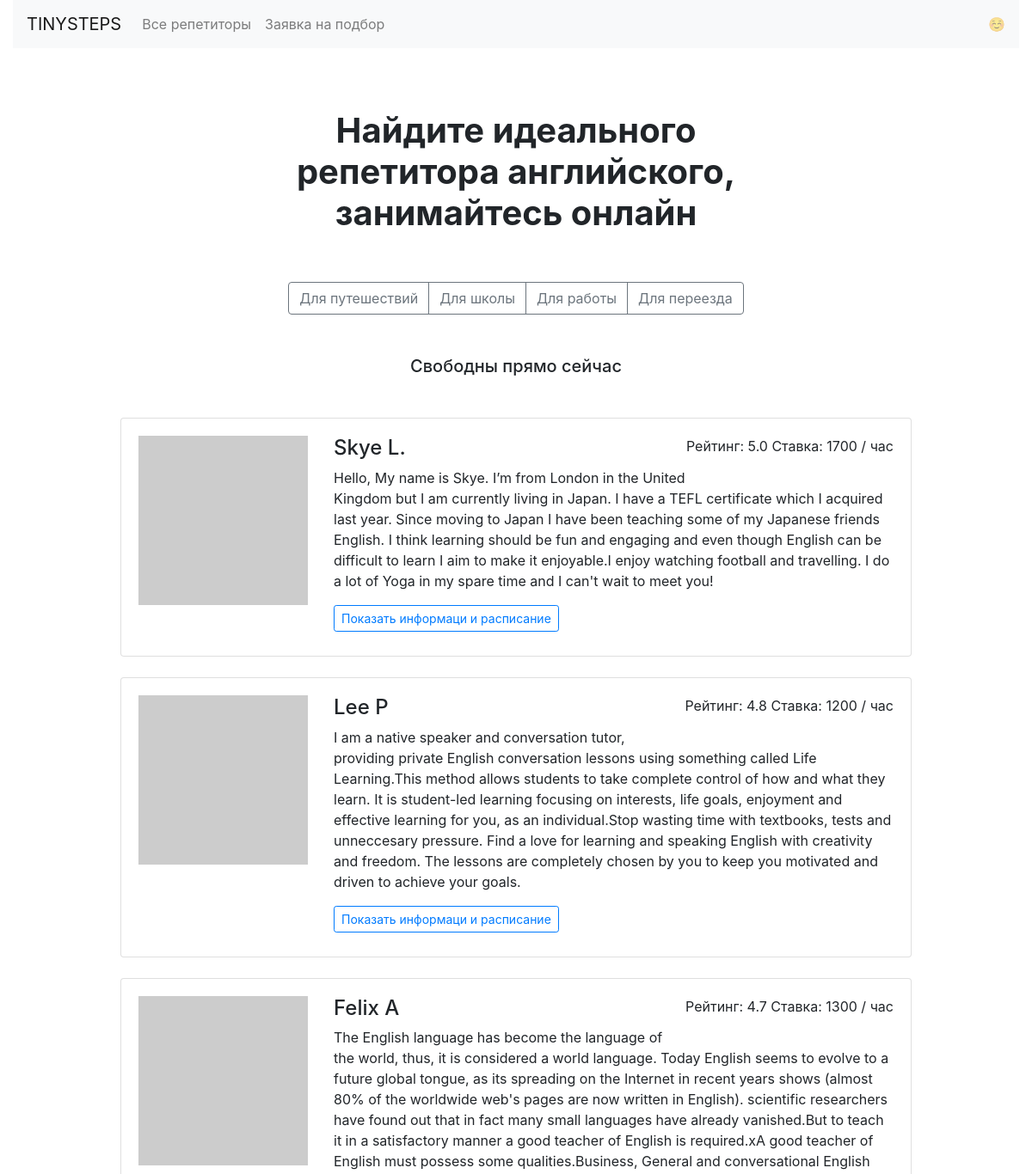
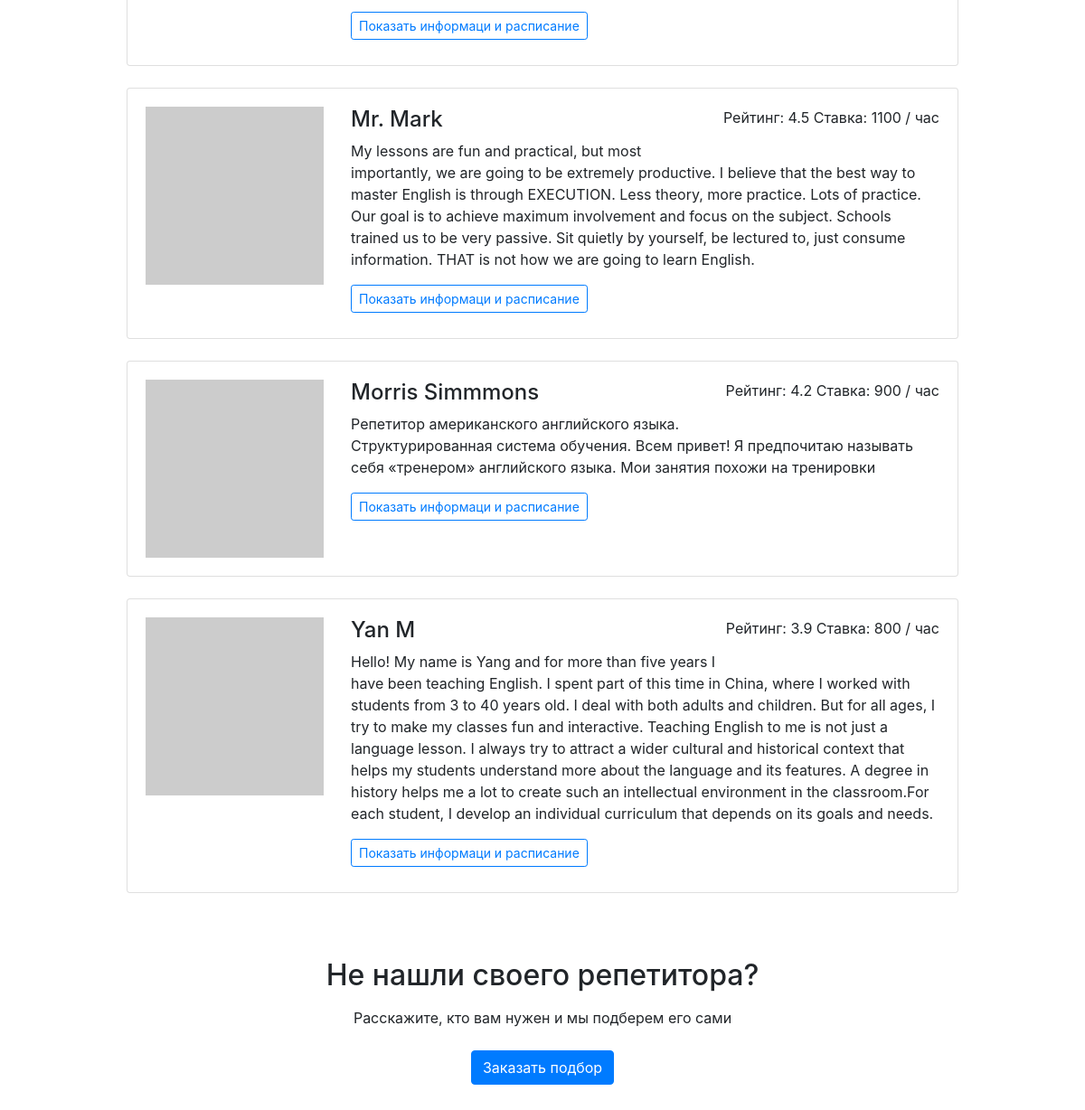
The page / on the database its author committed (2 pictures, top to bottom).
### models.py (models this page shows, shortened)
class Teachers(db.Model):
    __tablename__ = 'teachers'
    id = db.Column(db.Integer, primary_key=True)
    name = db.Column(db.String(40), nullable=False)
    about = db.Column(db.Text, nullable=False)
    goals = db.Column(db.String(64), nullable=False)
    picture = db.Column(db.String(64), nullable=False)
    rating = db.Column(db.Float, nullable=False)
    price = db.Column(db.Integer, nullable=False)
    schedule = db.Column(db.Text, nullable=False)
    students = db.relationship('Bookings', backref='teacher', lazy='dynamic')

### app.py (the view)
@app.route('/')
def main():
    teachers = Teachers.query.order_by(Teachers.rating.desc()).group_by(Teachers.price).limit(6)
    return render_template("index.html", teachers=teachers)

### app.py (called while the page is built)
@app.context_processor
def schedule():
    def _schedule(hour, day):
        bool_hour = []
        for key in day.keys():
            bool_hour.append({key: day[key][hour]})
        return bool_hour
    return dict(schedule=_schedule)

### templates/index.html
{% extends 'base.html' %}
{% block body %}
  <main class="container mt-3 mb-5">
    <section>
    <h1 class="h1 text-center mx-auto mt-4 py-5"><strong>Найдите идеального <br>репетитора английского, <br>занимайтесь онлайн</strong></h1>
    <div class="text-center mb-5">
      <div class="btn-group mx-auto mb-0" role="group" aria-label="Basic example">
        <a href="goals/travel" class="btn btn-outline-secondary">Для путешествий</a>
        <a href="goals/study" class="btn btn-outline-secondary">Для школы</a>
        <a href="goals/work" class="btn btn-outline-secondary">Для работы</a>
        <a href="goals/relocate" class="btn btn-outline-secondary">Для переезда</a>
      </div>
    </div>
    <h2 class="h5 text-center mb-5">Свободны прямо сейчас</h2>
    <div class="row">
      <div class="col-12 col-lg-10 offset-lg-1 m-auto">
        {% for teacher in teachers %}
        <div class="card mb-4">
          <div class="card-body">
            <div class="row">
              <div class="col-3"><img src="{{ teacher.picture }}" class="img-fluid" alt=""></div>
              <div class="col-9">
                <p class="float-right">Рейтинг: {{ teacher.rating }} Ставка: {{ teacher.price }} / час</p>
                <h2 class="h4">{{ teacher.name }}</h2>
                <p>{{ teacher.about }}</p>
                <a href="profiles/{{ teacher.id }}" class="btn btn-outline-primary btn-sm mr-3 mb-2">Показать информаци и расписание</a>
              </div>
            </div>
          </div>
        </div>
        {% endfor %}
      </div>
    </div>
    <h2 class="text-center mt-5 mb-3">Не нашли своего репетитора?</h2>
    <p class="text-center mb-4">Расскажите, кто вам нужен и мы подберем его сами</p>
    <div class="text-center pb-5">
        <a href="/request" class="btn btn-primary">Заказать подбор</a>
    </div>
  </main>
{% endblock %}

### templates/base.html (shortened to what this page needs)
<!DOCTYPE html>
<html lang="ru">
<head>
  <link rel="stylesheet" href="https://stackpath.bootstrapcdn.com/bootstrap/4.3.1/css/bootstrap.min.css">
</head>
<header class="container-fluid">
  <nav class="navbar navbar-expand-lg navbar-light bg-light">
    <a class="navbar-brand" href="/">TINYSTEPS</a>
    <div class="collapse navbar-collapse" id="navbarNav">
      <ul class="navbar-nav">
        <li class="nav-item">
          <a class="nav-link {% if 'all' in request.path %} active {% endif %}" href="/all">Все репетиторы</a>
        </li>
        <li class="nav-item">
          <a class="nav-link {% if 'request' in request.path %} active {% endif %}" href="/request">Заявка на подбор</a>
        </li>
      </ul>
    </div>
    <span class="navbar-text d-sm-none d-lg-block">
      ☺️
    </span>
  </nav>
</header>
<body>
{% block body %}{% endblock %}
</body>
</html>

### rows shown on the page
Teachers: rating "5.0", price "1700", name "Skye L.", about "Hello, My name is Skye. I’m from London in the United Kingdom but I am currently living in Japan. I have a TEFL certificate which I acquired last year. Since moving to Japan I have been teaching some of my Japanese friends English. I think learning should be fun and engaging and even though English can be difficult to learn I aim to make it enjoyable.I enjoy watching football and travelling. I do a lot of Yoga in my spare time and I can't wait to meet you!"
Teachers: rating "4.8", price "1200", name "Lee P", about "I am a native speaker and conversation tutor, providing private English conversation lessons using something called Life Learning.This method allows students to take complete control of how and what they learn. It is student-led learning focusing on interests, life goals, enjoyment and effective learning for you, as an individual.Stop wasting time with textbooks, tests and unneccesary pressure. Find a love for learning and speaking English with creativity and freedom. The lessons are completely chosen by you to keep you motivated and driven to achieve your goals."
Teachers: rating "4.7", price "1300", name "Felix A", about "The English language has become the language of the world, thus, it is considered a world language. Today English seems to evolve to a future global tongue, as its spreading on the Internet in recent years shows (almost 80% of the worldwide web's pages are now written in English). scientific researchers have found out that in fact many small languages have already vanished.But to teach it in a satisfactory manner a good teacher of English is required.xA good teacher of English must possess some qualities.Business, General and conversational English"
Teachers: rating "4.5", price "1100", name "Mr. Mark", about "My lessons are fun and practical, but most importantly, we are going to be extremely productive. I believe that the best way to master English is through EXECUTION. Less theory, more practice. Lots of practice. Our goal is to achieve maximum involvement and focus on the subject. Schools trained us to be very passive. Sit quietly by yourself, be lectured to, just consume information. THAT is not how we are going to learn English."
Teachers: rating "4.2", price "900", name "Morris Simmmons", about "Репетитор американского английского языка. Структурированная система обучения. Всем привет! Я предпочитаю называть себя «тренером» английского языка. Мои занятия похожи на тренировки"
Teachers: rating "3.9", price "800", name "Yan M", about "Hello! My name is Yang and for more than five years I have been teaching English. I spent part of this time in China, where I worked with students from 3 to 40 years old. I deal with both adults and children. But for all ages, I try to make my classes fun and interactive. Teaching English to me is not just a language lesson. I always try to attract a wider cultural and historical context that helps my students understand more about the language and its features. A degree in history helps me a lot to create such an intellectual environment in the classroom.For each student, I develop an individual curriculum that depends on its goals and needs."
